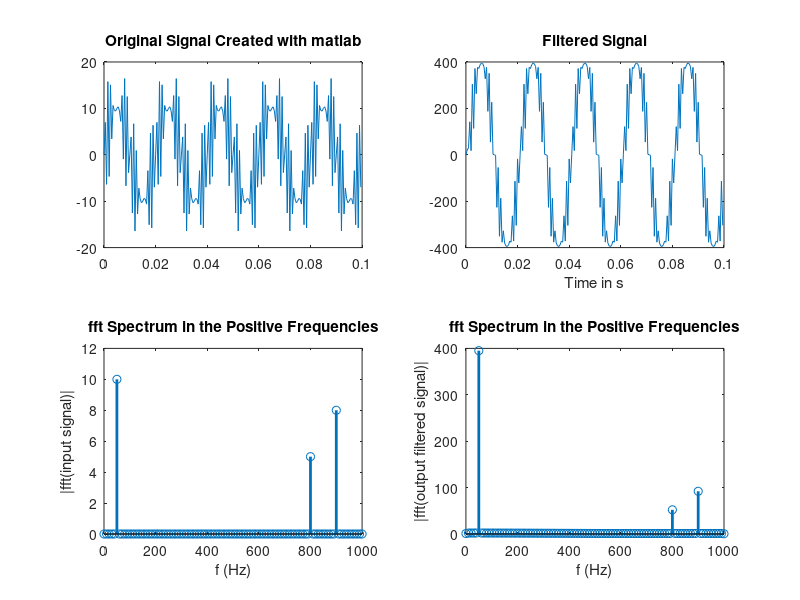

The MATLAB script that drew this image:
%---------------------------------------------------------------------------------------------------
% Name Lamin Jammeh
% CLass: EE417 Summer 2024
% Lesson 10 HW Question 3
% Group: Ron Kalin/ Lamin Jammeh
% Project Description: The Testbench results are ploted to show the filtered and unfiltered signals
%---------------------------------------------------------------------------------------------------

%Step1 define the TestBench result
time = 10:10:100;
Sample_in = [0, 1, 0, 10, 0, 1, 2, 8, 2, 1];
FIR_out = [0, 0, 0, 0, 0, 7, 10, 70, 100, 7];

%Step2 plot the TestBench results
plot(time, Sample_in, 'LineWidth',2);
hold on;
plot(time, FIR_out, 'LineWidth',2);
grid on;
legend('Unfiltered Signal','Filtered Signal', 'Location','north');

title('FIR__MAC Filtered vs Unfiltered Results');
xticks(0:5:100);
yticks(0:5:100);
xlabel('time in nanoSec');
ylabel('Signal values');
hold off;
%% ------------Use the filter coeff from verilog and create Sampling signal in matlab
% Defining the parameters of the synthetic input signal:

fs   = 2000;     % the sampling frequency = 2KHz
fmax = fs/2;     % Maximum fundamental frequency that can be sampled by fs

f1 = 50;       % frequency f1 is 50Hz     
f2 = 800;      % frequency f2 is 800Hz 
f3 = 900;      % frequency f3 is 900Hz

A1 = 10;       % Amplitude of the sine wave s1
A2 = 5;        % Amplitude of the sine wave s2 
A3 = 8;        % Amplitide of the sine wave s3   

L = 200;       % the number of samples

t = (0:L-1)/fs;           % Generating the time vector for L samples

s = A1*sin(2*pi*t*f1) + A2*sin(2*pi*t*f2) + A3*sin(2*pi*t*f3);

%--------------------------------------------------------------------------
% Defining the filter parameters:

fc = 400;      % the filter cutoff frequency is 400Hz
Wn = fc/fmax;  % Wn = fc/fmax
order = 4;     % the order of the filter

%coeff = fir1(order,Wn,'low');   % low pass filter
%coeff = fir1(order,Wn,'high');   % high pass filter
coeff = [3, 7, 20, 7, 3];           % same coefficient used in verilog code

%--------------------------------------------------------------------------
%              Filtering the signal using 3 approaches
%--------------------------------------------------------------------------
% 1. Filtering the signal in MATLAB using the 'filter' function:

output_signal = filter(coeff,1,s);

% Plotting the input signal & the filtered signals in the time domain

subplot(2,2,1)
plot(t,s)
title("Original Signal Created with matlab")
subplot(2,2,2)
plot(t,output_signal)
title("Filtered Signal")
xlabel("Time in s")

%-------------------------------------------------------------------------
% Creating the fft for the signals:

f = fs/L*(0:(L/2));

Y = fft(s);
P2 = abs(Y/L);
P1 = P2(1:L/2+1);
P1(2:end-1) = 2*P1(2:end-1);

Y_out = fft(output_signal);
P2_out = abs(Y_out/L);
P1_out = P2_out(1:L/2+1);
P1_out(2:end-1) = 2*P1_out(2:end-1);



subplot(2,2,3)
stem(f,P1,"LineWidth",2)
title("fft Spectrum in the Positive Frequencies")
xlabel("f (Hz)")
ylabel("|fft(input signal)|")

subplot(2,2,4)
stem(f,P1_out,"LineWidth",2)
title("fft Spectrum in the Positive Frequencies")
xlabel("f (Hz)")
ylabel("|fft(output filtered signal)|")


%--------------------------------------------------------------------------